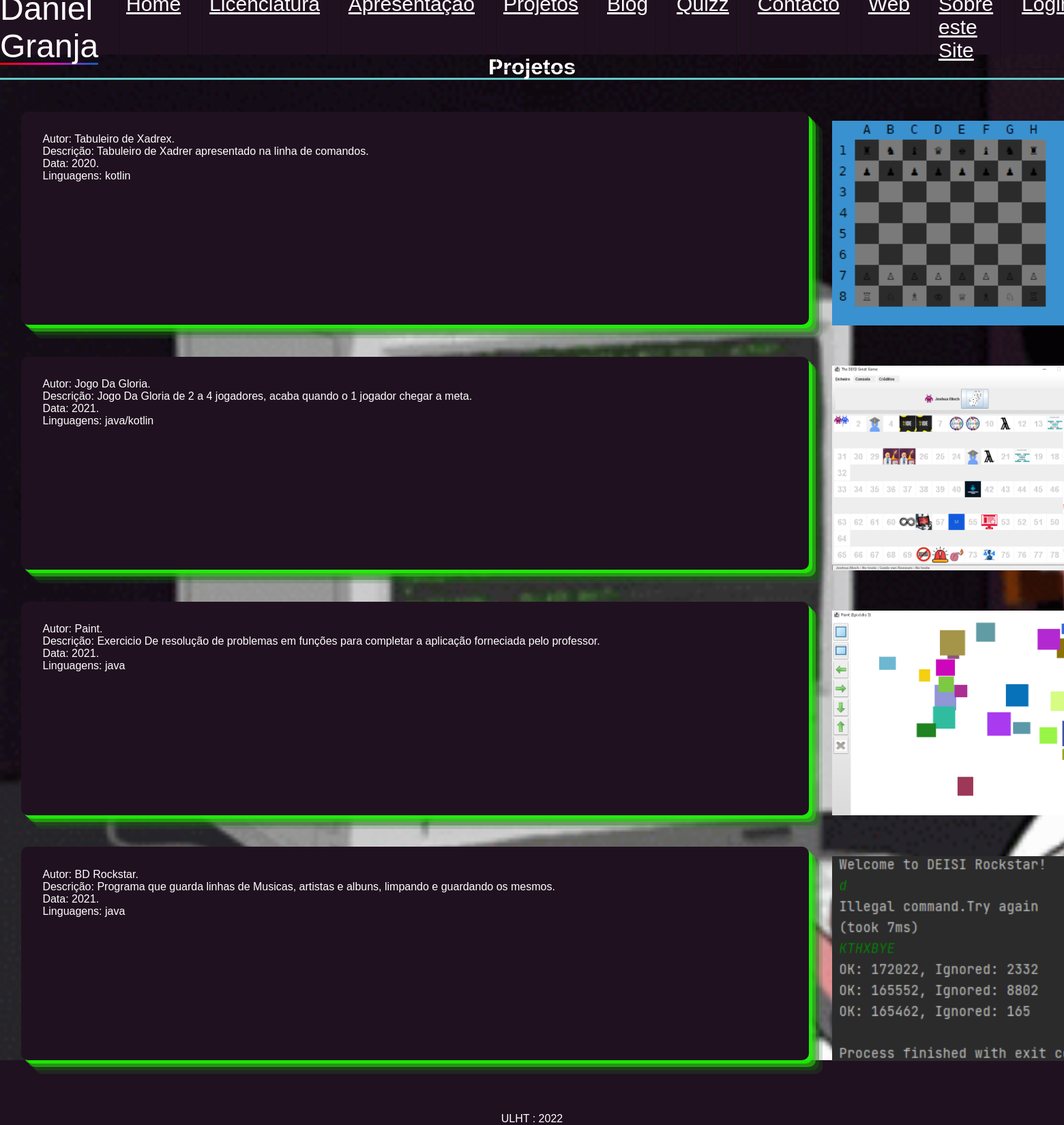
Page /projetos on the committed database.
### portfolio/models.py (models this page shows, shortened)
class Projetos(models.Model):
    nome = models.CharField(max_length=50)
    descricao = models.CharField(max_length=500)
    data = models.IntegerField(max_length=50)
    linguagens = models.CharField(max_length=100)
    imagem = models.ImageField(upload_to='media/', null=True)

### portfolio/views.py (the view)
# urls.py: path('projetos', views.projetos_page_view, name='projetos'),
def projetos_page_view(request):
    context = {'projetos': Projetos.objects.all()}
    return render(request, 'portfolio/projetos.html', context)

### portfolio/templates/portfolio/projetos.html
{% extends 'portfolio/layout.html' %}
{% block main %}
	<h3 class="titulo">Projetos</h3>
<div class="containerProjeto">
    {% for projeto in projetos %}
        <div>
    <p style="color: white">
    Autor: {{projeto.nome }}.
    </p>
        <p style="color: white">
        Descrição: {{ projeto.descricao }}.
        </p>
            <p style="color: white">
                Data: {{ projeto.data }}.
            </p>
            <p style="color: white">
                Linguagens: {{ projeto.linguagens }}
            </p>
        <img src="{{projeto.imagem.url}}">
 </div>
    {% endfor %}
</div>
{% endblock main%}

### staticfiles/portfolio/css/estilos.css (style rules this page uses)
* { padding: 0; margin: 0; font-family: sans-serif; }
.background { background-image: url("../images/coding.gif"); background-size: cover; background-repeat: no-repeat; background-color: #201120FF; }
.containerProjeto { display: block; justify-content: center; }
.containerProjeto img { height: 300px; width: auto; position: relative; bottom: 90px; left: 106%; }
.containerProjeto > div { width: 70%; padding: 2%; margin-top: 3%; margin-left: 2%; background-color: #201120FF; box-shadow: rgba(27, 250, 2, 0.8) 5px 5px, rgba(45, 204, 21, 0.6) 10px 10px, rgba(16, 105, 4, 0.4) 15px 15px, rgba(36, 117, 37, 0.2) 20px 20px; height: 250px; border-radius: 10px; }
.titulo { display: flex; align-items: center; justify-content: center; font-size: 2em; color: white; background: linear-gradient( to right, rgba(100, 200, 200, 1), rgba(100, 200, 200, 1) ), linear-gradient( to right, rgba(255, 0, 0, 1), rgba(255, 0, 180, 1), rgba(0, 100, 200, 1) ); background-size: 100% 3px; background-position: 50% 100%, 0% 100%; background-repeat: no-repeat; transition: background-size 400ms; }

### rows in the picture
Projetos: nome "Tabuleiro de Xadrex", descricao "Tabuleiro de Xadrer apresentado na linha de comandos", data "2020", linguagens "kotlin", imagem (picture)
Projetos: nome "Jogo Da Gloria", descricao "Jogo Da Gloria de 2 a 4 jogadores, acaba quando o 1 jogador chegar a meta", data "2021", linguagens "java/kotlin", imagem (picture)
Projetos: nome "Paint", descricao "Exercicio De resolução de problemas em funções para completar a aplicação forneciada pelo professor", data "2021", linguagens "java", imagem (picture)
Projetos: nome "BD Rockstar", descricao "Programa que guarda linhas de Musicas, artistas e albuns, limpando e guardando os mesmos", data "2021", linguagens "java", imagem (picture)
